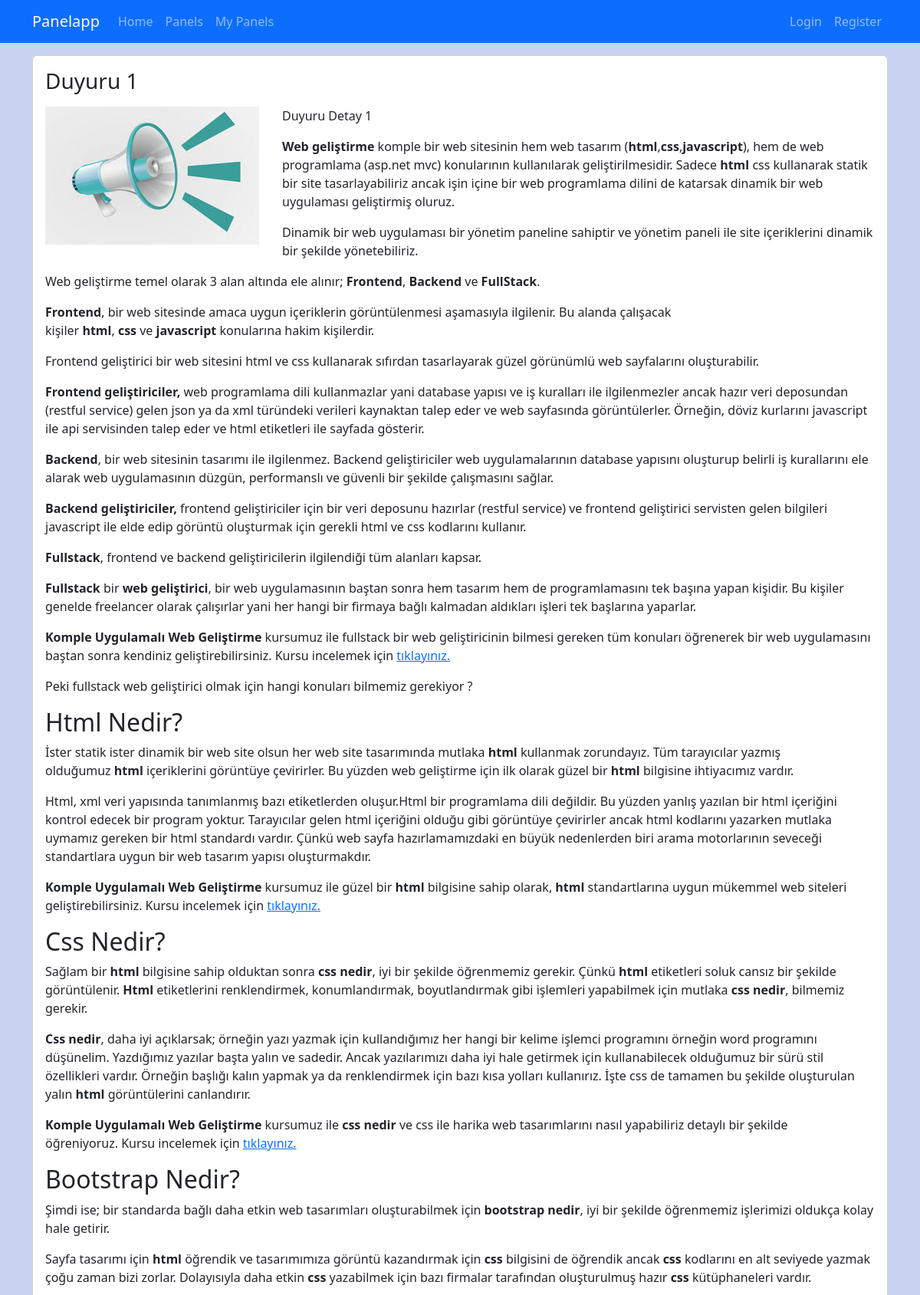
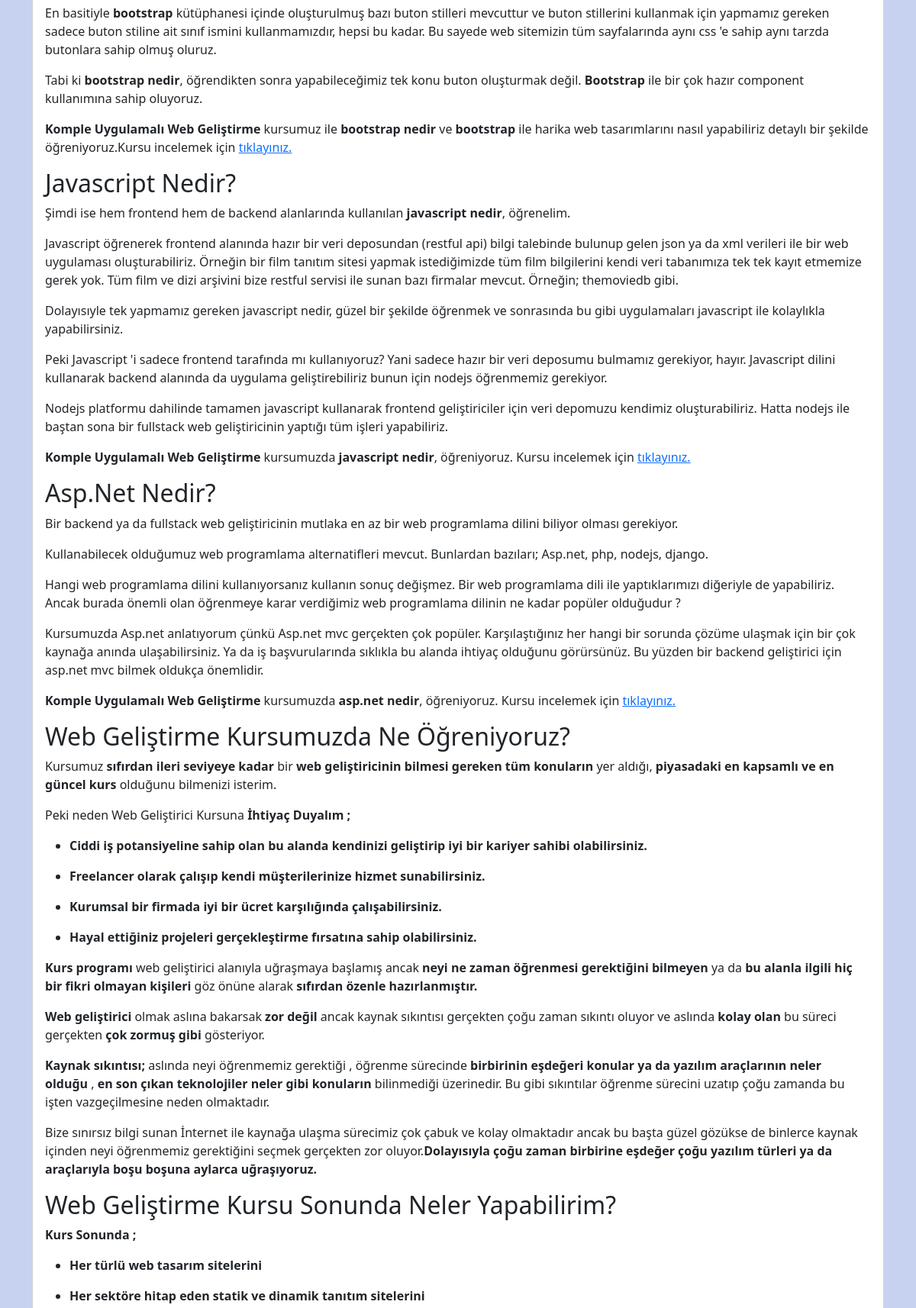
/panels/duyuru-1 (upper part), run on the app's committed database (2 pictures, top to bottom).
### panel/models.py (models this page shows, shortened)
class Panel(models.Model):
    title = models.CharField(max_length=200)
    image = models.ImageField(upload_to="panels")
    is_active = models.BooleanField(default=True)
    is_joined = models.BooleanField(default=False)
    description = RichTextField()
    slug = models.SlugField(null=False, blank=True, unique=True, db_index=True, editable=False)
    categories = models.ManyToManyField(Category, blank=True)

### panel/views.py (the view)
# urls.py: path("panels/<slug:slug>", views.panel_details, name="panel_details"),
def panel_details(request, slug):
    panel = Panel.objects.get(slug=slug)
    return render(request, "panel/panel_details.html", {"panel": panel})

### panel/templates/panel/panel_details.html (shortened to what this page needs)
{% extends "base.html" %}
{% load static %}
{% block content %}
<div class="container mt-3">
    <div class="row">
        <div class="col-12">
            <div class="card mb-3">
                <div class="row">
                    <div class="col-md-12">
                        <div class="card-body">
                            <h1 class="card-title h3 mb-3">
                                    {{ panel.title|title }}
                            </h1>
                            <img src="{{ panel.image.url }}" alt="" class="img-fluid" style="float: left; margin-right: 30px; margin-bottom: 30px;">
                            <p class="card-text">{{ panel.description|safe }}</p>
                        </div>
                    </div>
                </div>
            </div>
        </div>
    </div>
</div>
{% endblock %}

### static/css/base.css (style rules this page uses)
body { background-color: rgba(129, 155, 224, 0.445); }

### data on the page
Panel: title "Duyuru 1", image (picture), description "Duyuru Detay 1 Web geliştirme komple bir web sitesinin hem web tasarım ( html , css , javascript ), hem de web programlama (asp.net mvc) konularının kullanılarak geliştirilmesidir. Sadece html css kullanarak statik bir site tasarlayabiliriz ancak işin içine bir web programlama dilini de katarsak dinamik bir web uygulaması geliştirmiş oluruz. Dinamik bir web uygulaması bir yönetim paneline sahiptir ve yönetim paneli ile site içeriklerini dinamik bir şekilde yönetebiliriz. Web geliştirme temel olarak 3 alan altında ele alınır; Frontend , Backend ve FullStack . Frontend , bir web sitesinde amaca uygun içeriklerin görüntülenmesi aşamasıyla ilgilenir. Bu alanda çalışacak kişiler html , css ve…"
